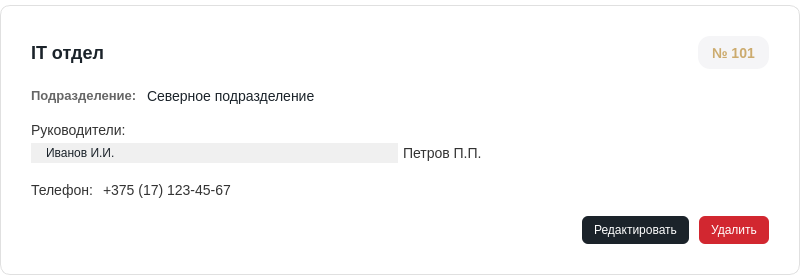
<?xml version="1.0" encoding="UTF-8"?>
<ui version="4.0">
 <class>DepartmentCard</class>
 <widget class="QFrame" name="DepartmentCard">
  <property name="geometry">
   <rect>
    <x>0</x>
    <y>0</y>
    <width>800</width>
    <height>280</height>
   </rect>
  </property>
  <property name="styleSheet">
   <string notr="true">QFrame#DepartmentCard {
    background-color: white;
    border: 1px solid #E0E0E0;
    border-radius: 10px;
    margin: 5px 0px;
    padding: 15px;
}
QFrame#DepartmentCard:hover {
    border: 2px solid #ccab6e;
}
QLabel {
    color: #333;
    font-size: 14px;
}
QLabel#nameLabel {
    font-size: 18px;
    font-weight: bold;
    color: #1B232A;
}
QLabel#numberLabel {
    font-size: 14px;
    color: #ccab6e;
    font-weight: bold;
    background-color: #F5F5F7;
    padding: 3px 10px;
    border-radius: 12px;
}
QLabel#sectionLabel {
    font-size: 13px;
    color: #666;
    font-weight: bold;
}
QLabel#valueLabel {
    color: #1B232A;
}
QLabel#bossLabel {
    background-color: #F0F0F0;
    padding: 3px 12px;
    border-radius: 12px;
    font-size: 12px;
    color: #1B232A;
}</string>
  </property>
  <layout class="QVBoxLayout" name="verticalLayout">
   <property name="spacing">
    <number>10</number>
   </property>
   <property name="leftMargin">
    <number>15</number>
   </property>
   <property name="topMargin">
    <number>15</number>
   </property>
   <property name="rightMargin">
    <number>15</number>
   </property>
   <property name="bottomMargin">
    <number>15</number>
   </property>
   <item>
    <layout class="QHBoxLayout" name="topLayout">
     <item>
      <widget class="QLabel" name="nameLabel">
       <property name="text">
        <string>IT отдел</string>
       </property>
      </widget>
     </item>
     <item>
      <spacer name="horizontalSpacer">
       <property name="orientation">
        <enum>Qt::Orientation::Horizontal</enum>
       </property>
       <property name="sizeHint" stdset="0">
        <size>
         <width>40</width>
         <height>20</height>
        </size>
       </property>
      </spacer>
     </item>
     <item>
      <widget class="QLabel" name="numberLabel">
       <property name="text">
        <string>№ 101</string>
       </property>
      </widget>
     </item>
    </layout>
   </item>
   <item>
    <layout class="QHBoxLayout" name="divisionLayout">
     <item>
      <widget class="QLabel" name="sectionLabel">
       <property name="text">
        <string>Подразделение:</string>
       </property>
      </widget>
     </item>
     <item>
      <widget class="QLabel" name="valueLabel">
       <property name="text">
        <string>Северное подразделение</string>
       </property>
      </widget>
     </item>
     <item>
      <spacer name="horizontalSpacer_2">
       <property name="orientation">
        <enum>Qt::Orientation::Horizontal</enum>
       </property>
       <property name="sizeHint" stdset="0">
        <size>
         <width>40</width>
         <height>20</height>
        </size>
       </property>
      </spacer>
     </item>
    </layout>
   </item>
   <item>
    <layout class="QVBoxLayout" name="bossesLayout">
     <property name="spacing">
      <number>5</number>
     </property>
     <item>
      <widget class="QLabel" name="sectionLabel">
       <property name="text">
        <string>Руководители:</string>
       </property>
      </widget>
     </item>
     <item>
      <widget class="QWidget" name="bossesContainer" native="true">
       <layout class="QHBoxLayout" name="bossesContainerLayout">
        <property name="spacing">
         <number>5</number>
        </property>
        <property name="leftMargin">
         <number>0</number>
        </property>
        <property name="topMargin">
         <number>0</number>
        </property>
        <property name="rightMargin">
         <number>0</number>
        </property>
        <property name="bottomMargin">
         <number>0</number>
        </property>
        <item>
         <widget class="QLabel" name="bossLabel">
          <property name="text">
           <string>Иванов И.И.</string>
          </property>
         </widget>
        </item>
        <item>
         <widget class="QLabel" name="bossLabel">
          <property name="text">
           <string>Петров П.П.</string>
          </property>
         </widget>
        </item>
       </layout>
      </widget>
     </item>
    </layout>
   </item>
   <item>
    <layout class="QHBoxLayout" name="phoneLayout">
     <item>
      <widget class="QLabel" name="sectionLabel">
       <property name="text">
        <string>Телефон:</string>
       </property>
      </widget>
     </item>
     <item>
      <widget class="QLabel" name="valueLabel">
       <property name="text">
        <string>+375 (17) 123-45-67</string>
       </property>
      </widget>
     </item>
     <item>
      <spacer name="horizontalSpacer_3">
       <property name="orientation">
        <enum>Qt::Orientation::Horizontal</enum>
       </property>
       <property name="sizeHint" stdset="0">
        <size>
         <width>40</width>
         <height>20</height>
        </size>
       </property>
      </spacer>
     </item>
    </layout>
   </item>
   <item>
    <layout class="QHBoxLayout" name="buttonsLayout">
     <item>
      <spacer name="horizontalSpacer_4">
       <property name="orientation">
        <enum>Qt::Orientation::Horizontal</enum>
       </property>
       <property name="sizeHint" stdset="0">
        <size>
         <width>40</width>
         <height>20</height>
        </size>
       </property>
      </spacer>
     </item>
     <item>
      <widget class="QPushButton" name="editButton">
       <property name="maximumSize">
        <size>
         <width>16777215</width>
         <height>28</height>
        </size>
       </property>
       <property name="cursor">
        <cursorShape>PointingHandCursor</cursorShape>
       </property>
       <property name="styleSheet">
        <string notr="true">QPushButton {
    background-color: #1B232A;
    color: white;
    border: none;
    border-radius: 6px;
    padding: 6px 12px;
    font-size: 12px;
}
QPushButton:hover {
    background-color: #D9D9D6;
    color: black;
}</string>
       </property>
       <property name="text">
        <string>Редактировать</string>
       </property>
      </widget>
     </item>
     <item>
      <widget class="QPushButton" name="deleteButton">
       <property name="maximumSize">
        <size>
         <width>16777215</width>
         <height>28</height>
        </size>
       </property>
       <property name="cursor">
        <cursorShape>PointingHandCursor</cursorShape>
       </property>
       <property name="styleSheet">
        <string notr="true">QPushButton {
    background-color: #D22730;
    color: white;
    border: none;
    border-radius: 6px;
    padding: 6px 12px;
    font-size: 12px;
}
QPushButton:hover {
    background-color: #6a1e29;
}
QPushButton:hover {
    background-color: #862633;
}
QPushButton:pressed {
    background-color: #6a1e29;
}
</string>
       </property>
       <property name="text">
        <string>Удалить</string>
       </property>
      </widget>
     </item>
    </layout>
   </item>
  </layout>
 </widget>
 <resources/>
 <connections/>
</ui>
